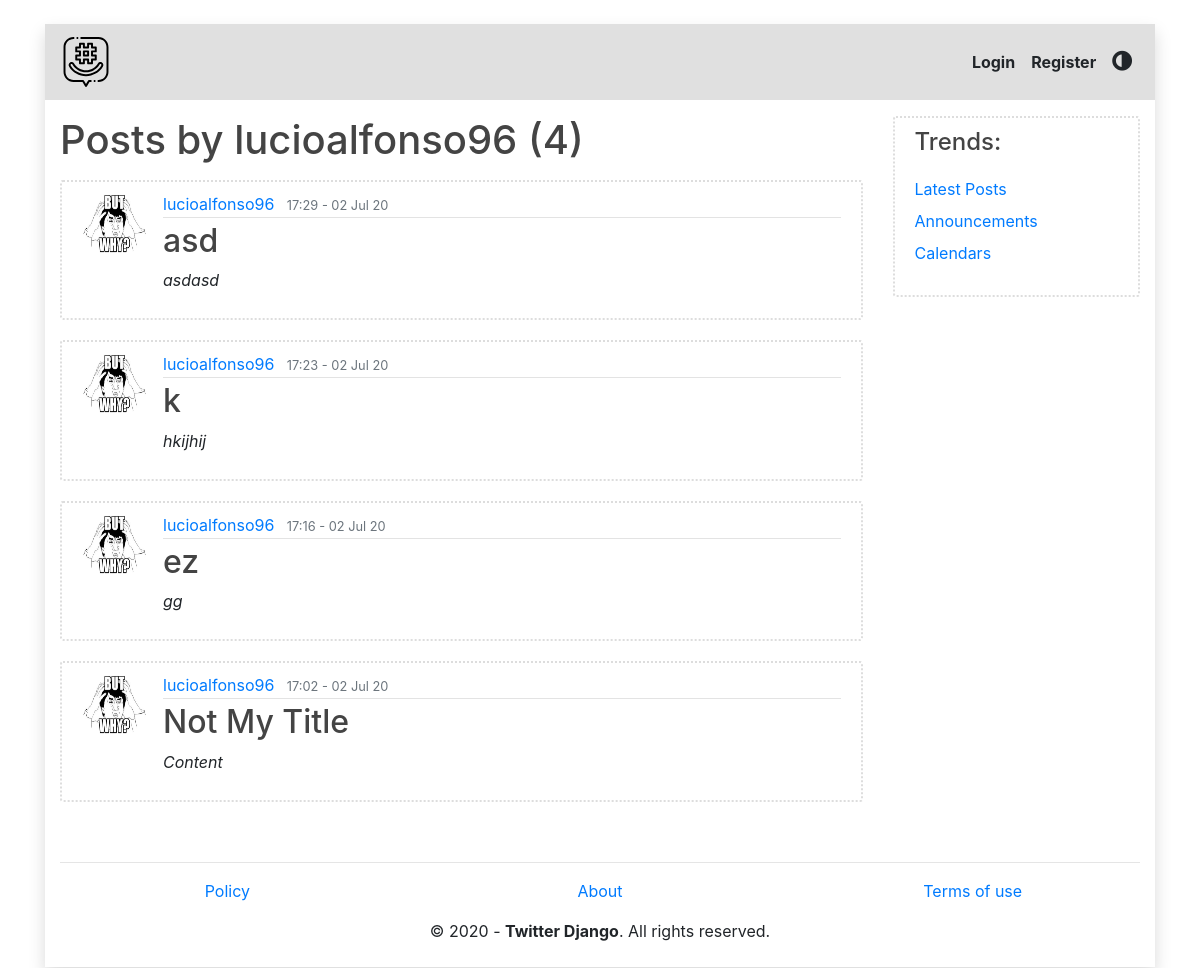
The page /user/lucioalfonso96/ on the database as committed earlier.
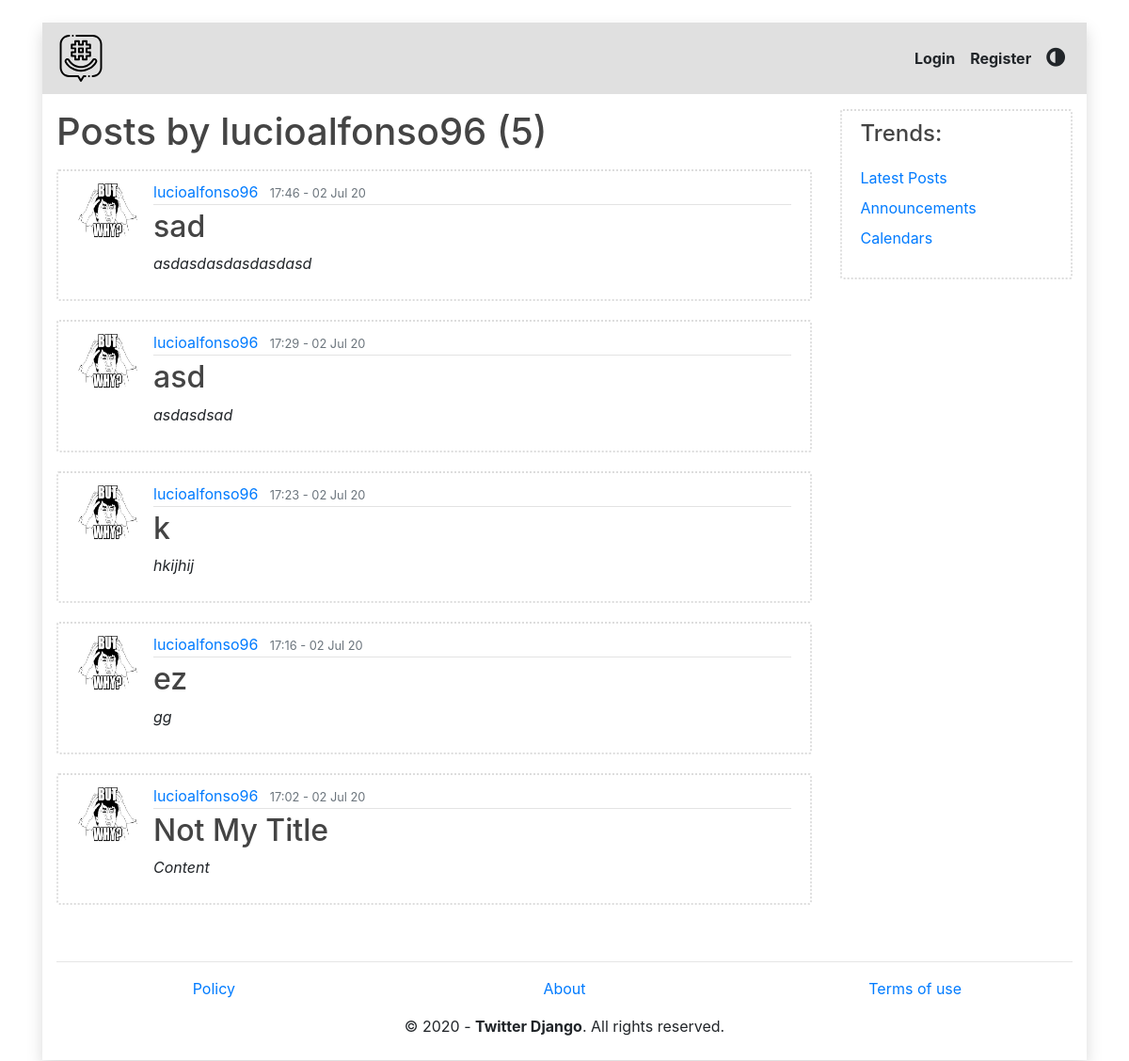
The same page on the database as committed later.
### blog/models.py (models this page shows, shortened)
class Post(models.Model):
  title = models.CharField(max_length=80)
  content = models.TextField()
  date_posted = models.DateTimeField(default=timezone.now)
  author = models.ForeignKey(User, on_delete=models.CASCADE)

### users/models.py (models this page shows, shortened)
class Profile(models.Model):
  user = models.OneToOneField(User, on_delete=models.CASCADE)
  image = models.ImageField(default='default.jpg', upload_to='profile_pics')

### blog/views.py (the view)
# urls.py: path('user/<str:username>/', UserPostListView.as_view(), name='user-posts')
class UserPostListView(ListView):
  model = Post
  template_name = 'blog/user_posts.htm'
  context_object_name = 'posts'
  paginate_by = 5
  def get_queryset(self):
    user = get_object_or_404(User, username=self.kwargs.get('username'))
    return Post.objects.filter(author=user).order_by('-date_posted')

### blog/templates/blog/user_posts.htm (shortened to what this page needs)
{% extends "blog/base.htm" %}
{% block content %}
  <h1 class="mb-3">
    Posts by {{ view.kwargs.username }} ({{ page_obj.paginator.count }})
  </h1>
  {% for post in posts %}
    <article class="media content-section">
      <img class="rounded-circle article-img" loading="lazy" alt="profile image"
        src="{{ post.author.profile.image.url }}" />
      <div class="media-body">
        <div class="article-metadata">
          <a class="mr-2" href="{% url 'user-posts' post.author.username %}">
            {{ post.author }}
          </a>
          <small class="text-muted">
            {{ post.date_posted | date:"H:i - d M y"}}
          </small>
        </div>
        <h2>
          <a class="article-title" href="{% url 'post-detail' post.id %}">
            {{ post.title }}
          </a>
        </h2>
        <p class="article-content">
          {{ post.content }}
        </p>
      </div>
    </article>
  {% endfor %}
{% endblock content %}

Rows that differ between the two databases and show on the page:
added Post: author.profile.image (picture), author "lucioalfonso96", date_posted "17:46 - 02 Jul 20", title "sad", content "asdasdasdasdasdasd"
changed Post "asd": content "asdasd" → "asdasdsad"
Other text that changed with them:
{{ page_obj.paginator.count }}: "4" → "5"
